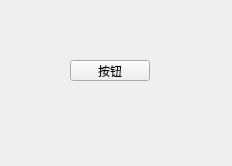
<?xml version="1.0" encoding="UTF-8"?>
<ui version="4.0">
 <class>Widget</class>
 <widget class="QWidget" name="Widget">
  <property name="geometry">
   <rect>
    <x>0</x>
    <y>0</y>
    <width>232</width>
    <height>166</height>
   </rect>
  </property>
  <property name="windowTitle">
   <string>Widget</string>
  </property>
  <widget class="QPushButton" name="pushButton">
   <property name="geometry">
    <rect>
     <x>70</x>
     <y>60</y>
     <width>80</width>
     <height>21</height>
    </rect>
   </property>
   <property name="text">
    <string>按钮</string>
   </property>
  </widget>
 </widget>
 <resources/>
 <connections/>
</ui>
